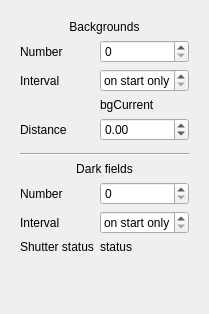
      <widget class="QWidget" name="tabFF">
       <property name="toolTip">
        <string>Flat field acquisition parameters</string>
       </property>
       <attribute name="title">
        <string>Flat field</string>
       </attribute>
       <layout class="QVBoxLayout" name="verticalLayout_13">
        <item>
         <widget class="QWidget" name="widget_9" native="true">
          <layout class="QGridLayout" name="ffLayout">
           <item row="9" column="0" colspan="2">
            <widget class="QLabel" name="label_52">
             <property name="text">
              <string>Dark fields</string>
             </property>
             <property name="alignment">
              <set>Qt::AlignCenter</set>
             </property>
            </widget>
           </item>
           <item row="5" column="1">
            <widget class="QMDoubleSpinBox" name="bgTravel">
             <property name="toolTip">
              <string>&lt;html&gt;&lt;head/&gt;&lt;body&gt;&lt;p&gt;&lt;span style=&quot; font-weight:600; font-style:italic;&quot;&gt;OutBeam&lt;/span&gt;.  Must not be equal to current position of the &lt;span style=&quot; font-weight:600; font-style:italic;&quot;&gt;BGmotor&lt;/span&gt; on start if &lt;span style=&quot; font-weight:600; font-style:italic;&quot;&gt;TotalBGs&lt;/span&gt;&amp;gt;0.&lt;/p&gt;&lt;/body&gt;&lt;/html&gt;</string>
             </property>
             <property name="minimum">
              <double>-2147483647.000000000000000</double>
             </property>
             <property name="maximum">
              <double>2147483647.000000000000000</double>
             </property>
            </widget>
           </item>
           <item row="11" column="1">
            <widget class="QSpinBox" name="dfInterval">
             <property name="toolTip">
              <string>&lt;html&gt;&lt;head/&gt;&lt;body&gt;&lt;p&gt;&lt;span style=&quot; font-weight:600;&quot;&gt;DFstep&lt;/span&gt;. Visible only in SaS mode only.&lt;/p&gt;&lt;/body&gt;&lt;/html&gt;</string>
             </property>
             <property name="specialValueText">
              <string>on start only</string>
             </property>
            </widget>
           </item>
           <item row="0" column="0" colspan="2">
            <widget class="QLabel" name="label_51">
             <property name="text">
              <string>Backgrounds</string>
             </property>
             <property name="alignment">
              <set>Qt::AlignCenter</set>
             </property>
            </widget>
           </item>
           <item row="6" column="0">
            <widget class="QWidget" name="widget_17" native="true">
             <property name="sizePolicy">
              <sizepolicy hsizetype="Fixed" vsizetype="Preferred">
               <horstretch>0</horstretch>
               <verstretch>0</verstretch>
              </sizepolicy>
             </property>
             <layout class="QHBoxLayout" name="horizontalLayout_10">
              <property name="margin">
               <number>0</number>
              </property>
             </layout>
            </widget>
           </item>
           <item row="8" column="0" colspan="2">
            <widget class="Line" name="line_4">
             <property name="orientation">
              <enum>Qt::Horizontal</enum>
             </property>
            </widget>
           </item>
           <item row="4" column="0">
            <widget class="QWidget" name="placeBGmotor" native="true">
             <layout class="QHBoxLayout" name="horizontalLayout_17">
              <property name="spacing">
               <number>0</number>
              </property>
              <property name="margin">
               <number>0</number>
              </property>
             </layout>
            </widget>
           </item>
           <item row="2" column="1">
            <widget class="QMSpinBox" name="bgInterval">
             <property name="toolTip">
              <string>&lt;html&gt;&lt;head/&gt;&lt;body&gt;&lt;p&gt;&lt;span style=&quot; font-weight:600;&quot;&gt;BGstep&lt;/span&gt;. Visible only in SaS mode.&lt;/p&gt;&lt;/body&gt;&lt;/html&gt;</string>
             </property>
             <property name="specialValueText">
              <string>on start only</string>
             </property>
             <property name="maximum">
              <number>2147483647</number>
             </property>
            </widget>
           </item>
           <item row="13" column="0">
            <widget class="QLabel" name="label_25">
             <property name="text">
              <string>Shutter status</string>
             </property>
            </widget>
           </item>
           <item row="11" column="0">
            <widget class="QLabel" name="label_38">
             <property name="text">
              <string>Interval</string>
             </property>
            </widget>
           </item>
           <item row="13" column="1">
            <widget class="QLabel" name="shutterStatus">
             <property name="toolTip">
              <string>&lt;html&gt;&lt;head/&gt;&lt;body&gt;&lt;p&gt;Current status of the BL shutter. Must be valid If &lt;span style=&quot; font-weight:600; font-style:italic;&quot;&gt;TotalDFs&lt;/span&gt;&amp;gt;0&lt;/p&gt;&lt;/body&gt;&lt;/html&gt;</string>
             </property>
             <property name="text">
              <string>status</string>
             </property>
            </widget>
           </item>
           <item row="1" column="1">
            <widget class="QSpinBox" name="nofBGs">
             <property name="toolTip">
              <string>&lt;html&gt;&lt;head/&gt;&lt;body&gt;&lt;p&gt;&lt;span style=&quot; font-weight:600; font-style:italic;&quot;&gt;TotalBGs&lt;/span&gt;&lt;/p&gt;&lt;/body&gt;&lt;/html&gt;</string>
             </property>
            </widget>
           </item>
           <item row="5" column="0">
            <widget class="QLabel" name="label_47">
             <property name="text">
              <string>Distance</string>
             </property>
            </widget>
           </item>
           <item row="1" column="0">
            <widget class="QLabel" name="label_37">
             <property name="text">
              <string>Number</string>
             </property>
            </widget>
           </item>
           <item row="2" column="0">
            <widget class="QLabel" name="label_53">
             <property name="text">
              <string>Interval</string>
             </property>
            </widget>
           </item>
           <item row="10" column="0">
            <widget class="QLabel" name="label_42">
             <property name="text">
              <string>Number</string>
             </property>
            </widget>
           </item>
           <item row="10" column="1">
            <widget class="QSpinBox" name="nofDFs">
             <property name="toolTip">
              <string>&lt;html&gt;&lt;head/&gt;&lt;body&gt;&lt;p&gt;&lt;span style=&quot; font-weight:600; font-style:italic;&quot;&gt;TotalDFs&lt;/span&gt;&lt;/p&gt;&lt;/body&gt;&lt;/html&gt;</string>
             </property>
            </widget>
           </item>
           <item row="4" column="1">
            <widget class="QVariantLabel" name="bgCurrent">
             <property name="text">
              <string>bgCurrent</string>
             </property>
            </widget>
           </item>
          </layout>
         </widget>
        </item>
        <item>
         <spacer name="verticalSpacer_3">
          <property name="orientation">
           <enum>Qt::Vertical</enum>
          </property>
          <property name="sizeHint" stdset="0">
           <size>
            <width>20</width>
            <height>40</height>
           </size>
          </property>
         </spacer>
        </item>
       </layout>
      </widget>
